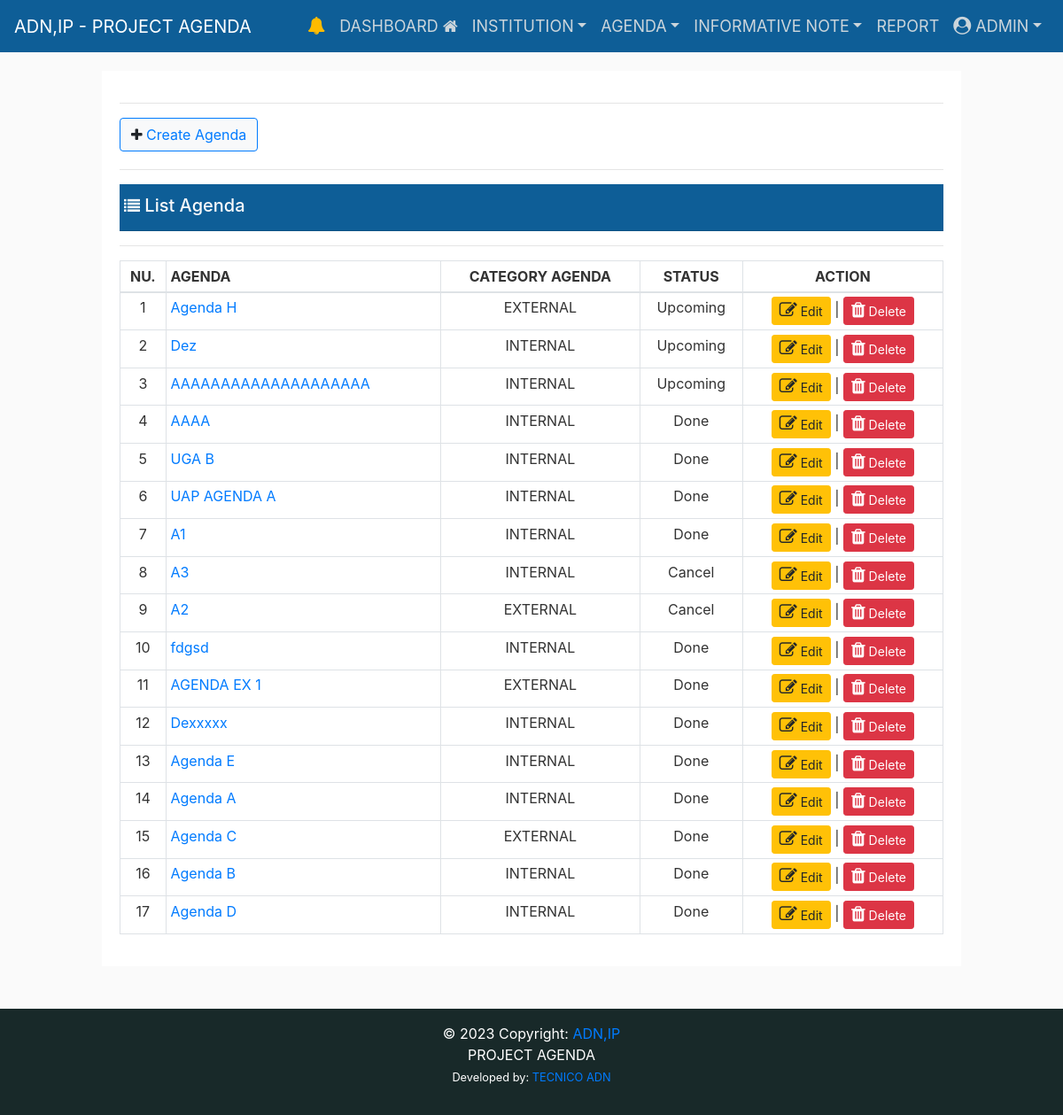
/agenda/ (signed in), run on an earlier commit of the app's database.
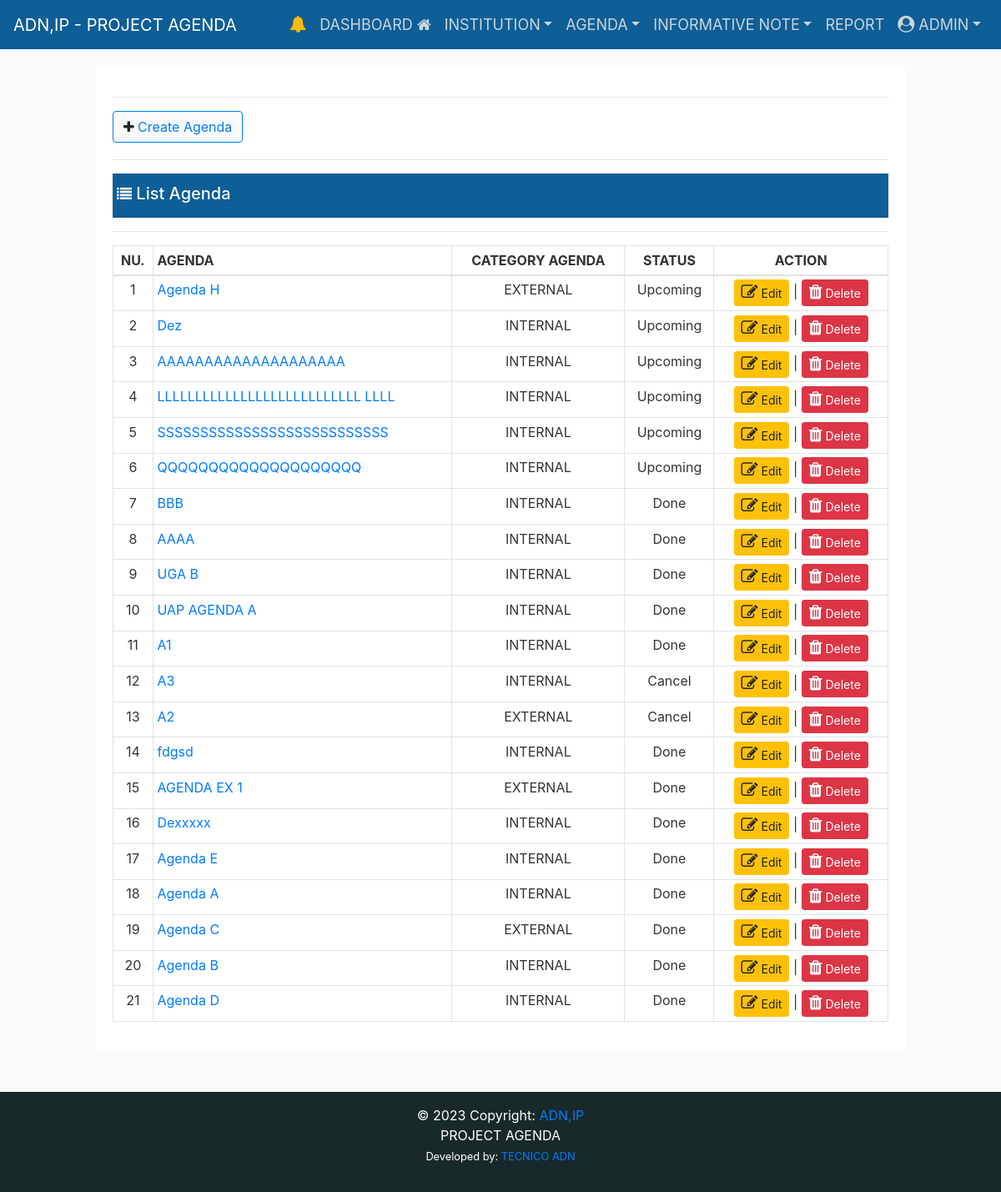
And on a later commit of the database.
### eventapps/event/models.py (models this page shows, shortened)
class Agenda(models.Model):
    user = models.ForeignKey(
        User, on_delete=models.CASCADE, related_name="agenda")
    title = models.CharField(
        max_length=255, unique=True, verbose_name='Agenda')
    title_slug = models.SlugField(
        max_length=255, null=False, unique=True, verbose_name='Title-Slug')
    catagenda = models.ForeignKey(
        CatAgenda, on_delete=models.CASCADE, related_name="agenda", verbose_name="Category Agenda")
    institution = models.ForeignKey(
        Institution, on_delete=models.CASCADE, related_name="agenda", verbose_name="Institution")
    start_time = models.DateTimeField()
    end_time = models.DateTimeField()
    location = models.CharField(max_length=255, null=False, blank=True)
    observation = models.TextField(null=False, blank=True)
    is_cancel = models.BooleanField(default=False)
    is_active = models.BooleanField(default=True)
    STATUS = (
        ('Pending', 'Pending'),
        ('Read', 'Read'),
    )
    status = models.CharField(max_length=20, choices=STATUS)
    created_at = models.DateTimeField(auto_now_add=True)
    updated_at = models.DateTimeField(auto_now=True)
    class Meta:
        verbose_name_plural = ("Agenda")
        ordering = ('-start_time', )

class CatAgenda(models.Model):
    name_category = models.CharField(
        max_length=200, unique=True, verbose_name='Category Agenda')
    name_category_slug = models.CharField(
        max_length=255, null=True, unique=True, verbose_name='Category Agenda Slug')
    class Meta:
        verbose_name_plural = ("Category Agenda")
    def __str__(self):
        return str(self.name_category)

### eventapps/event/views.py (the view)
# urls.py: path('agenda/', views.agenda_list, name='agenda_list'),
@login_required(login_url="/login/")
def agenda_list(request):
    context = {
    }
    return render(request, 'event/agenda_list.html', context)

### eventapps/templates/event/agenda_list.html (shortened to what the changed rows need)
{% extends "layouts/base.html" %}
{% load static %}
{% block content %}
<div class="row d-flex justify-content-center ">
    <div class="col-sm-12">
        <div class="border-info shadow-lg bg-white">
            <div class="card-body">
                <section id='no-more-tables'>
                    <table class="table table-bordered table-sm" id="example" width="100%" cellspacing="0">
                        <thead>
                            <tr>
                                <th class="text-center">NU.</th>
                                <th>AGENDA</th>
                                <th class="text-center">CATEGORY AGENDA</th>
                                <th class="text-center">STATUS</th>
                                <th class="text-center">ACTION</th>
                            </tr>
                        </thead>
                        <tbody>
                            {% for obj in agenda_list %}
                            <tr>
                                <td class="text-center">{{ forloop.counter }}</td>
                                {% if obj.is_cancel == False %}
                                <td data-title="Title">
                                    <a href="{% url 'concludedAgenda_list_detail' title_slug=obj.title_slug %}"
                                        class="float-left">
                                        {{obj.title }}</a>
                                </td>
                                <td class="text-center">
                                    {{obj.catagenda }}
                                </td>
                                {% if obj.start_time >= current_datetime %}
                                <td class="text-center">Upcoming</td>
                                {% elif obj.start_time <= current_datetime and obj.end_time >= current_datetime %}
                                    <td class="text-center">Running</td>
                                    {% elif obj.end_time < current_datetime %} <td class="text-center"> Done </td>
                                        {% else %}
                                        <td class="text-center">#</td>
                                        {% endif %}
                                        {% else %}
                                        <td data-title="Title">
                                            <a href="{% url 'concludedAgenda_list_detail' title_slug=obj.title_slug %}"
                                                class="float-left">
                                                {{obj.title }}</a>
                                        </td>
                                        <td class="text-center">
                                            {{obj.catagenda }}
                                        </td>
                                        <td class="text-center">Cancel</td>
                                        {% endif %}
                                        <td data-title="End Time" class="text-center"">
                                        <a href=" {% url 'agenda_edit' pk=obj.id %}" data-toggle="tooltip" title="Edit"
                                            class="btn btn-sm btn-warning"><i class='fa fa-edit'
                                                style='font-size:20px'></i> Edit</a>
                                            {% if user.is_authenticated %}
                                            {% if user.groups.all.0.name == 'admin' %} |
                                            <a href="{% url 'agenda_delete' pk=obj.id %}" data-toggle="tooltip"
                                                title="Delete" class="btn btn-sm btn-danger"
                                                onclick="return confirm(' Are you ready to delete?')"><i
                                                    class='fa fa-trash' style='font-size:20px'></i> Delete</a>
                                        </td>
                                        {% endif %}
                                        {% endif %}
                            </tr>
                            {% endfor %}
                        </tbody>
                    </table>
                </section>
            </div>
        </div>
    </div>
</div>
{% endblock %}

What changed in the data, as far as the page shows it:
added Agenda: title "LLLLLLLLLLLLLLLLLLLLLLLLLLL LLLL", catagenda "INTERNAL", shows "Upcoming"
added Agenda: title "SSSSSSSSSSSSSSSSSSSSSSSSSSS", catagenda "INTERNAL", shows "Upcoming"
added Agenda: title "QQQQQQQQQQQQQQQQQQQQ", catagenda "INTERNAL", shows "Upcoming"
added Agenda: title "BBB", catagenda "INTERNAL", shows "Done"
